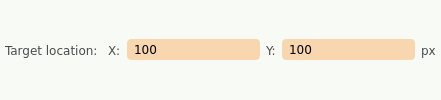
               <widget class="QFrame" name="frame_2">
                <property name="styleSheet">
                 <string notr="true">background-color: rgb(247, 250, 245);
border-radius: 4px;</string>
                </property>
                <layout class="QHBoxLayout" name="horizontalLayout_5" stretch="2,0,3,0,3,0">
                 <property name="leftMargin">
                  <number>5</number>
                 </property>
                 <property name="topMargin">
                  <number>5</number>
                 </property>
                 <property name="rightMargin">
                  <number>5</number>
                 </property>
                 <property name="bottomMargin">
                  <number>5</number>
                 </property>
                 <item>
                  <widget class="QLabel" name="static_odsc_label_4">
                   <property name="minimumSize">
                    <size>
                     <width>0</width>
                     <height>21</height>
                    </size>
                   </property>
                   <property name="font">
                    <font>
                     <family>Verdana</family>
                     <pointsize>9</pointsize>
                     <weight>50</weight>
                     <italic>false</italic>
                     <bold>false</bold>
                    </font>
                   </property>
                   <property name="styleSheet">
                    <string notr="true">color: rgb(75, 75, 75);</string>
                   </property>
                   <property name="text">
                    <string>Target location: </string>
                   </property>
                  </widget>
                 </item>
                 <item>
                  <widget class="QLabel" name="static_odsc_label_13">
                   <property name="minimumSize">
                    <size>
                     <width>0</width>
                     <height>21</height>
                    </size>
                   </property>
                   <property name="font">
                    <font>
                     <family>Verdana</family>
                     <pointsize>9</pointsize>
                     <weight>50</weight>
                     <italic>false</italic>
                     <bold>false</bold>
                    </font>
                   </property>
                   <property name="styleSheet">
                    <string notr="true">color: rgb(75, 75, 75);</string>
                   </property>
                   <property name="text">
                    <string>X:</string>
                   </property>
                  </widget>
                 </item>
                 <item>
                  <widget class="QLineEdit" name="pyqt5_entry_targetlocation_x">
                   <property name="enabled">
                    <bool>true</bool>
                   </property>
                   <property name="minimumSize">
                    <size>
                     <width>0</width>
                     <height>21</height>
                    </size>
                   </property>
                   <property name="font">
                    <font>
                     <family>Verdana</family>
                    </font>
                   </property>
                   <property name="styleSheet">
                    <string notr="true">QLineEdit {
border-radius: 4px;
padding: 0px 5px 0px 5px;
background-color: rgb(248,214,176);
}

QLineEdit:disabled {
	background-color: rgb(220, 204, 191);
}</string>
                   </property>
                   <property name="text">
                    <string>100</string>
                   </property>
                  </widget>
                 </item>
                 <item>
                  <widget class="QLabel" name="static_odsc_label_14">
                   <property name="minimumSize">
                    <size>
                     <width>0</width>
                     <height>21</height>
                    </size>
                   </property>
                   <property name="font">
                    <font>
                     <family>Verdana</family>
                     <pointsize>9</pointsize>
                     <weight>50</weight>
                     <italic>false</italic>
                     <bold>false</bold>
                    </font>
                   </property>
                   <property name="styleSheet">
                    <string notr="true">color: rgb(75, 75, 75);</string>
                   </property>
                   <property name="text">
                    <string>Y:</string>
                   </property>
                  </widget>
                 </item>
                 <item>
                  <widget class="QLineEdit" name="pyqt5_entry_targetlocation_y">
                   <property name="enabled">
                    <bool>true</bool>
                   </property>
                   <property name="minimumSize">
                    <size>
                     <width>0</width>
                     <height>21</height>
                    </size>
                   </property>
                   <property name="font">
                    <font>
                     <family>Verdana</family>
                    </font>
                   </property>
                   <property name="styleSheet">
                    <string notr="true">QLineEdit {
border-radius: 4px;
padding: 0px 5px 0px 5px;
background-color: rgb(248,214,176);
}

QLineEdit:disabled {
	background-color: rgb(220, 204, 191);
}</string>
                   </property>
                   <property name="text">
                    <string>100</string>
                   </property>
                  </widget>
                 </item>
                 <item>
                  <widget class="QLabel" name="static_odsc_label_17">
                   <property name="minimumSize">
                    <size>
                     <width>0</width>
                     <height>21</height>
                    </size>
                   </property>
                   <property name="font">
                    <font>
                     <family>Verdana</family>
                     <pointsize>9</pointsize>
                     <weight>50</weight>
                     <italic>false</italic>
                     <bold>false</bold>
                    </font>
                   </property>
                   <property name="styleSheet">
                    <string notr="true">color: rgb(75, 75, 75);</string>
                   </property>
                   <property name="text">
                    <string>px</string>
                   </property>
                  </widget>
                 </item>
                </layout>
               </widget>
